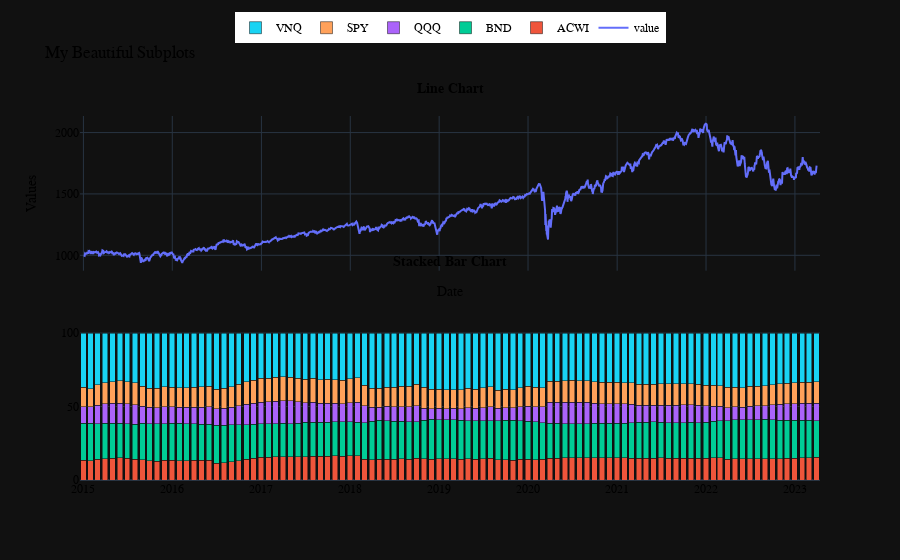

Notebook cell for this chart:
### Code cell
import plotly.graph_objs as go
from plotly.subplots import make_subplots

# create line chart trace
line_trace = go.Scatter(
    x=stra.value.index, y=stra.value.values, mode="lines", name=stra.value.name
)

# create stacked bar chart traces
bar_traces = []
for col in stra.allocations.columns:
    trace = go.Bar(x=stra.allocations.index, y=stra.allocations[col]*100, name=col)
    bar_traces.append(trace)

# create subplots
fig = make_subplots(rows=2, cols=1, shared_xaxes=True)

# add line chart to the first subplot with its own legend
fig.add_trace(line_trace, row=1, col=1)
fig.update_traces(showlegend=True, row=1, col=1)

# add stacked bar chart to the second subplot with its own legend
for trace in bar_traces:
    fig.add_trace(trace, row=2, col=1)
    fig.update_traces(showlegend=True, row=2, col=1)

# update chart layout and style
fig.update_layout(
    title="My Beautiful Subplots",
    xaxis_title="Date",
    yaxis_title="Values",
    template="plotly_dark",
    hovermode="x unified",
    showlegend=True,
    legend=dict(
        x=0.5,
        y=1.2,
        orientation='h',
        xanchor='center',
        yanchor='bottom',
        bordercolor="white",
        borderwidth=1,
        bgcolor="white",
        font=dict(size=12),
    ),
    font=dict(family="Arial", size=12, color="black"),
    barmode="stack",
    # add legends for subplots
    annotations=[
        dict(
            x=0.5,
            y=1.1,
            xref="paper",
            yref="paper",
            showarrow=False,
            text="<b>Line Chart</b>",
            font=dict(size=14),
            align="center",
        ),
        dict(
            x=0.5,
            y=0.6,
            xref="paper",
            yref="paper",
            showarrow=False,
            text="<b>Stacked Bar Chart</b>",
            font=dict(size=14),
            align="center",
        ),
    ],
)

# show the chart
fig.show()
